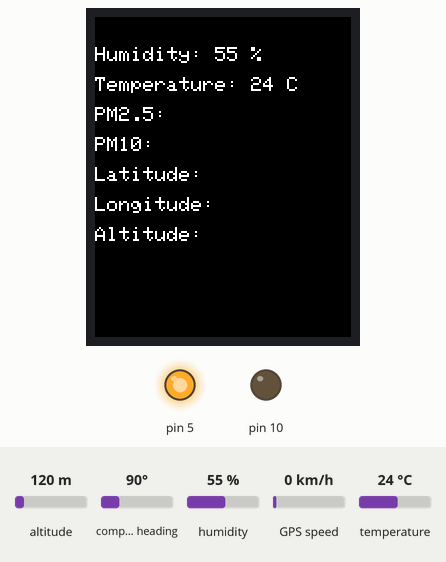
Simulated run of this sketch. Board: Arduino Uno, built with avr-gcc and run on an emulated ATmega328P. Parts: 128×160 colour display, output pins drawn as LEDs (lit = HIGH). The test bench sets the inputs (shaded band); at power-on: altitude 120 m, humidity 55 %, temperature 24 °C, compass heading 90°, GPS speed 0 km/h. Storage starts empty; the GPS gets a fix after 3 s at 37.7749, -122.4194 with 8 satellites.

Above: at 2.4 s.
2.5 s: altitude set to 20 m
At 5.9 s:
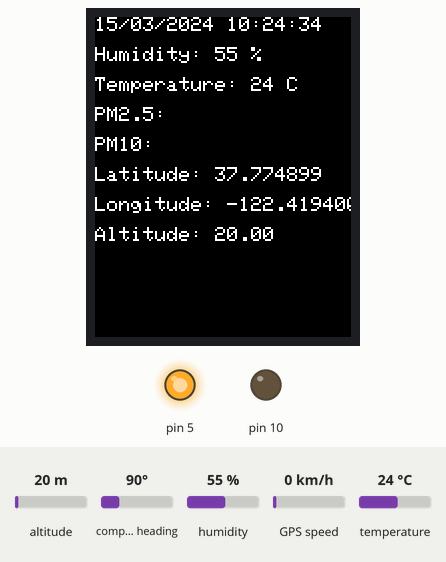
8.6 s: humidity set to 22 %
At 10.3 s:
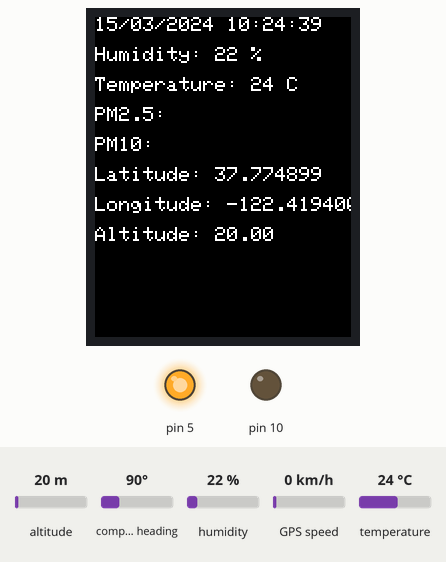
12.0 s: temperature set to 12 °C
At 14.5 s:
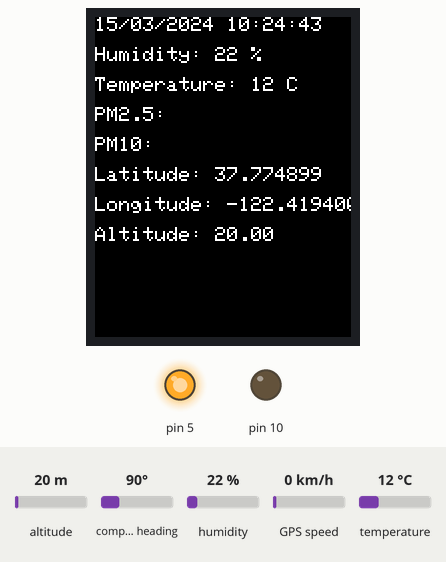
16.2 s: altitude set to 250 m
At 17.6 s:
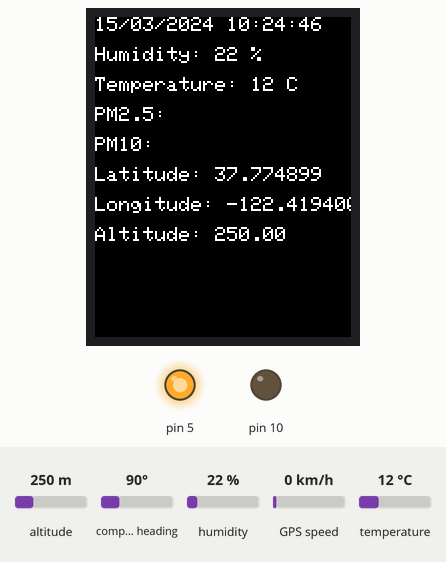
19.3 s: humidity set to 40 %
At 20.3 s:
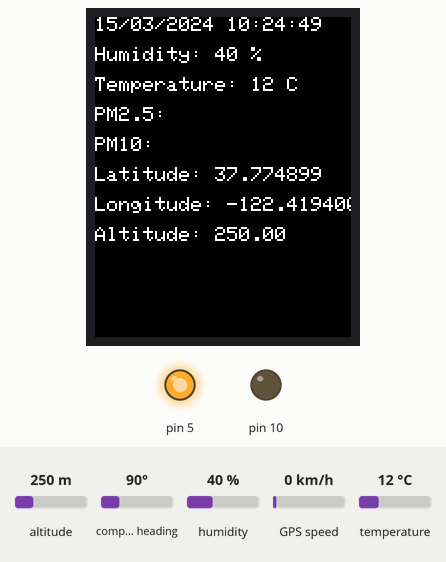
22.4 s: altitude set to 500 m
At 24.5 s:
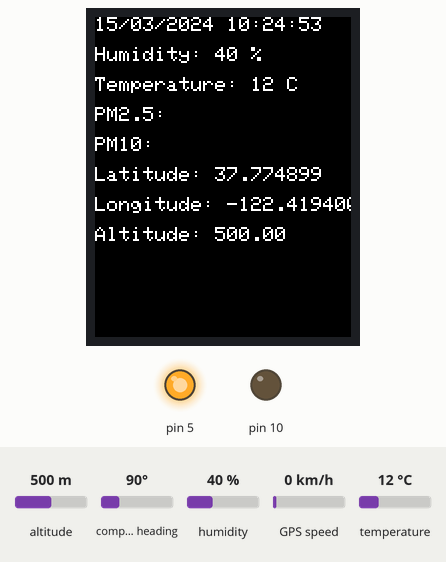
Timing chart, 0 to 26.0 s (numbered marks = the images above; inputs shaded):
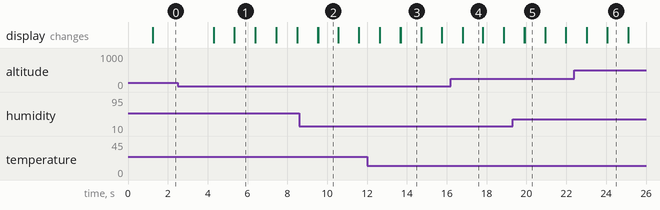

Measured:
- what the display in image 1 shows lasts 1.1 s, from 5.3 s to 6.4 s

The sketch:

code.ino
```cpp
//NOUVEL ESSAI AVEC IMPLEMETATION DES CORRECTIONS

#include <SoftwareSerial.h>
#include <TFT_ST7735.h>
#include <SPI.h>
#include <DHT.h>
#include <TinyGPS.h>
#include "SdFat.h"

const int chipSelect = 4;

#define FILE_BASE_NAME "Data"

SdFat sd;
SdFile file;

TinyGPS gps;

SoftwareSerial ss(3,2);
SoftwareSerial ss2(6,7);

#define DHTPIN A0
#define DHTTYPE DHT11
DHT dht(DHTPIN, DHTTYPE);

TFT_ST7735 tft = TFT_ST7735();

byte xpos_txt0 = 0;
byte ypos_txt0 = 0;

byte xpos_txt1 = 0;
byte ypos_txt1 = 15;

byte xpos_txt2 = 0;
byte ypos_txt2 = 30;

byte xpos_txt3 = 0;
byte ypos_txt3 = 45;

byte xpos_txt4 = 0;
byte ypos_txt4 = 60;

byte xpos_txt5 = 0;
byte ypos_txt5 = 75;

byte xpos_txt6 = 0;
byte ypos_txt6 = 90;

byte xpos_txt7 = 0;
byte ypos_txt7 = 105;

byte xpos_txt8 = 0;
byte ypos_txt8 = 120;

byte xpos_txt9 = 0;
byte ypos_txt9= 135;


unsigned int Pm25;
unsigned int Pm10;


void setup()
{
  ss.begin(9600);
  ss2.begin(19200);
  tft.init();
  tft.setRotation(0);
  tft.fillScreen(ST7735_BLACK);
  tft.setTextColor(0xFFFF, ST7735_BLACK);
  dht.begin();

 xpos_txt1 += tft.drawString("Humidity: ",xpos_txt1,ypos_txt1,1);
 xpos_txt2 += tft.drawString("Temperature: ",xpos_txt2,ypos_txt2,1);
 xpos_txt3 += tft.drawString("PM2.5: ",xpos_txt3,ypos_txt3,1);
 xpos_txt4 += tft.drawString("PM10: ",xpos_txt4,ypos_txt4,1);
 xpos_txt5 += tft.drawString("Latitude: ",xpos_txt5,ypos_txt5,1);
 xpos_txt6 += tft.drawString("Longitude: ",xpos_txt6,ypos_txt6,1);
 xpos_txt7 += tft.drawString("Altitude: ",xpos_txt7,ypos_txt7,1);
 tft.drawString(" ",xpos_txt8,ypos_txt8,1);

 //Init important!

 pinMode(10, OUTPUT);
// digitalWrite(10, HIGH);

 // GPS starter
   pinMode(5, OUTPUT);
   digitalWrite(5, HIGH);


 const uint8_t BASE_NAME_SIZE = sizeof(FILE_BASE_NAME) - 1;
 char fileName[13] = FILE_BASE_NAME "00.csv";

 delay(1000);

 // Initialize the SD card at SPI_HALF_SPEED to avoid bus errors with
  // breadboards.  use SPI_FULL_SPEED for better performance.
  if (!sd.begin(chipSelect, SPI_HALF_SPEED)) {
      tft.setTextColor(0xF800, ST7735_BLACK);
    tft.drawString("Card failed",xpos_txt9,ypos_txt9,1);
//    sd.initErrorHalt();
    return;
  }

   // Find an unused file name.
  while (sd.exists(fileName)) {
    if (fileName[BASE_NAME_SIZE + 1] != '9') {
      fileName[BASE_NAME_SIZE + 1]++;
    } else if (fileName[BASE_NAME_SIZE] != '9') {
      fileName[BASE_NAME_SIZE + 1] = '0';
      fileName[BASE_NAME_SIZE]++;
    } else {
        tft.setTextColor(0xF800, ST7735_BLACK);
          tft.drawString("Can't create file name",xpos_txt9,ypos_txt9,1);
              return;

    }
  }
  if (!file.open(fileName, O_CREAT | O_WRITE | O_EXCL)) {
      tft.setTextColor(0xF800, ST7735_BLACK);
        tft.drawString("Error file",xpos_txt9,ypos_txt9,1);
            return;
     }

  file.print(F("Time;Humidity;Temperature;PM25;PM10;Latitute;Longitude;Altitude"));
  file.println();
  file.sync();
}

void loop()
{

byte x1 = xpos_txt1;
byte x2 = xpos_txt2;
 byte x3 = xpos_txt3;
 byte x4 = xpos_txt4;


  int h = dht.readHumidity();
  int t = dht.readTemperature();
  tft.setTextColor(0xFFFF, ST7735_BLACK);
  x1 += tft.drawNumber(h,x1,ypos_txt1,1);
  tft.drawString(" %  ",x1,ypos_txt1,1);
  x2 += tft.drawNumber(t,x2,ypos_txt2,1);
  tft.drawString(" C  ",x2,ypos_txt2,1);

  bool newData = false;
  unsigned long chars;
  unsigned short sentences, failed;

  String UTC = "";

  //Check for new PM data

  uint8_t mData = 0;
  uint8_t i = 0;
  uint8_t mPkt[10] = {0};
  uint8_t mCheck = 0;

  ss.listen();

 while (ss.available())
  {
     mData = ss.read();
    delay(2);
    if(mData == 0xAA)
     {
	delay(400);
        mPkt[0] =  mData;
        mData = ss.read();
        if(mData == 0xc0)
        {
          mPkt[1] =  mData;
          mCheck = 0;
          for(i=0;i < 6;i++)
          {
             mPkt[i+2] = ss.read();
             delay(2);
             mCheck += mPkt[i+2];
          }
          mPkt[8] = ss.read();
          delay(1);
	  mPkt[9] = ss.read();

          if(mCheck == mPkt[8])
          {
            ss2.listen();

            Pm25 = (uint16_t)mPkt[2] | (uint16_t)(mPkt[3]<<8);
            Pm10 = (uint16_t)mPkt[4] | (uint16_t)(mPkt[5]<<8);

            if(Pm25 > 9999)
             Pm25 = 9999;
            if(Pm10 > 9999)
             Pm10 = 9999;


            x3 += tft.drawFloat((float)Pm25/(float)10,1,x3,ypos_txt3,1);
            tft.drawString(" ug/m3  ",x3,ypos_txt3,1);
            x4 += tft.drawFloat((float)Pm10/(float)10,1,x4,ypos_txt4,1);
            tft.drawString(" ug/m3  ",x4,ypos_txt4,1);

          }
        }
     }
   }


     //Check for new GPS data

   for (unsigned long start = millis(); millis() - start < 1000;)
  {
    while (ss2.available())
    {
      char c = ss2.read();
      if (gps.encode(c))
        newData = true;
    }
  }

   if (newData)
  {
    float lati, longi, alti;
    int year;
    byte month, day, hour, minute, second, hundredths;
    unsigned long age;

    gps.crack_datetime(&year, &month, &day, &hour, &minute, &second, &hundredths, &age);
    if (age == TinyGPS::GPS_INVALID_AGE)
        {
          tft.drawString("********************",xpos_txt0,ypos_txt0,1);
          UTC += "********************";
        }
    else
    {
     char sz[32];
      char iso[32];
      sprintf(sz, "%02d/%02d/%02d %02d:%02d:%02d ",
          day, month, year, hour, minute, second);
      sprintf(iso, "%02d-%02d-%02dT%02d:%02d:%02dZ",
          year, month, day, hour, minute, second);
      tft.drawString(sz,xpos_txt0,ypos_txt0,1);
      UTC += iso;
    }
    gps.f_get_position(&lati, &longi,&age);
    alti = gps.f_altitude();
    tft.drawFloat(lati,6,xpos_txt5,ypos_txt5,1);
    tft.drawFloat(longi,6,xpos_txt6,ypos_txt6,1);
    tft.drawFloat(alti,2,xpos_txt7,ypos_txt7,1);
    tft.drawString(" ",xpos_txt8,ypos_txt8,1);


   if (!(h == 0 || t == 0 || h == 255 || t == 255 || Pm25 == 9999 || Pm10 == 9999) && UTC.length()== 20 && !(UTC == "********************" )){

    file.print(UTC);
    file.write(';');
    file.print(h);
    file.write(';');
    file.print(t);
    file.write(';');
    file.print((float)Pm25/(float)10,1);
    file.write(';');
    file.print((float)Pm10/(float)10,1);
    file.write(';');
    file.print(lati,6);
    file.write(';');
    file.print(longi,6);
    file.write(';');
    file.print(alti,2);
    file.println();

   if (!file.sync() || file.getWriteError()) {
        tft.setTextColor(0xF800, ST7735_BLACK);
        tft.drawString("Write error",xpos_txt9,ypos_txt9,1);
        char *saveName;
        file.getName(saveName,13);
        file.close();
        delay(1000);
        tft.drawString("                 ",xpos_txt9,ypos_txt9,1);
        file.open(saveName, O_WRITE);
        delay(1000);
        file.print(UTC);
        file.write(';');
        file.print(h);
        file.write(';');
        file.print(t);
        file.write(';');
        file.print((float)Pm25/(float)10,1);
        file.write(';');
        file.print((float)Pm10/(float)10,1);
        file.write(';');
        file.print(lati,6);
        file.write(';');
        file.print(longi,6);
        file.write(';');
        file.print(alti,2);
        file.println();
        if (!file.sync() || file.getWriteError()) {
        tft.setTextColor(0xF800, ST7735_BLACK);
        tft.drawString("Write error x2!",xpos_txt9,ypos_txt9,1);
        delay(1000);
        tft.drawString("                 ",xpos_txt9,ypos_txt9,1);
        }

  }
   }
  }
 }
```
